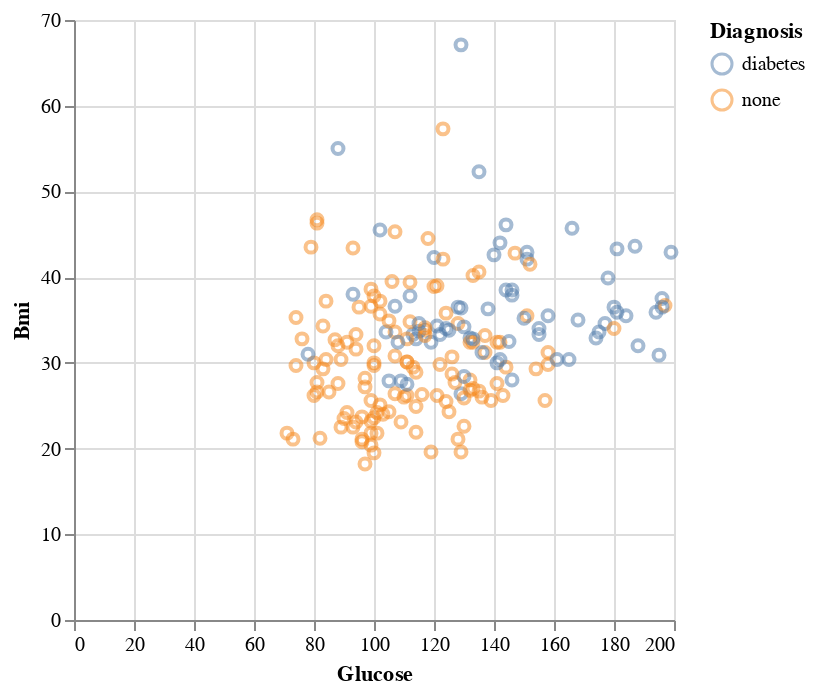

Source (notebook cell):
### Code cell
#Visualizing two of our predictor variables for the testing data set
diabetes_plot=alt.Chart(diabetes_test).mark_point(opacity=0.5).encode(
    x=alt.X("Glucose").title("Glucose"),
    y=alt.Y("BMI").title("Bmi"),
    color=alt.Color("Diagnosis").title("Diagnosis")
)
diabetes_plot

### Figure 1 — Vega-Lite specification as saved in the notebook (floating-point values rounded to 4 significant figures; data arrays with more than 128 entries replaced by an {"elided": "..."} marker saying what was removed)
{"config": {"view": {"continuousWidth": 300, "continuousHeight": 300}}, "data": {"name": "data-8044ae2ffc901e6db7418d4b20316033"}, "mark": {"type": "point", "opacity": 0.5}, "encoding": {"color": {"field": "Diagnosis", "title": "Diagnosis", "type": "nominal"}, "x": {"field": "Glucose", "title": "Glucose", "type": "quantitative"}, "y": {"field": "BMI", "title": "Bmi", "type": "quantitative"}}, "$schema": "https://vega.github.io/schema/vega-lite/v5.8.0.json", "datasets": {"data-8044ae2ffc901e6db7418d4b20316033": {"elided": "192 records"}}}
